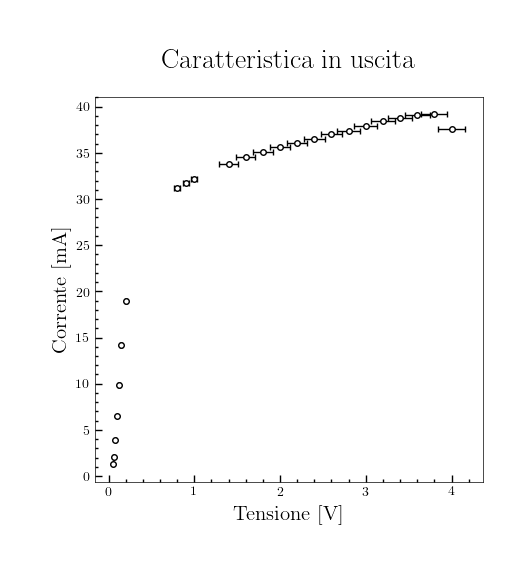

Write the Python code that produced this figure.
import numpy
import seaborn
from math import exp,sqrt
from matplotlib import pyplot
from dati import V, e_V, I

pyplot.style.use('my_style')

for i in range(0,24):
    e_V[i] = sqrt(e_V[i]**2+(0.03*V[i])**2)

#print(e_V_osc)

pyplot.errorbar(V, I, 0, e_V, fmt='ok')
pyplot.yscale('linear') 
pyplot.xlabel('Tensione [V]')
pyplot.ylabel('Corrente [mA]')
pyplot.title('Caratteristica in uscita')
#pyplot.legend()
pyplot.savefig('transistor.png')

